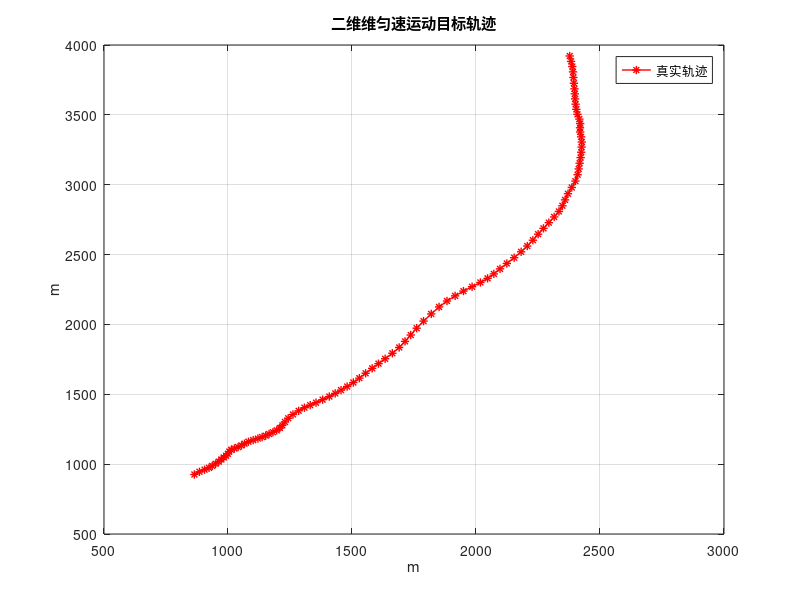

Here is the MATLAB script that generated this plot:
%% 二维匀速CV运动目标轨迹       
clc;
clear all;
close all;
n=4; % state dimension : 6
T=1; % sample time.
N=100; %the runs atime，跟踪总时长
w_mu=[0,0]';
%% target model
q=3; % 目标运动学标准差，过程噪声
Qk=q^2*eye(2);% cov. of process noise
% state matrix
Fk= [1 T 0 0
     0 1 0 0
     0 0 1 T
     0 0 0 1 ]; %
Gk= [ T^2/2 0 
       T 0     
      0 T^2/2  
      0 T  ]; %
   
   
% 
%% define parameter
sV=zeros(n,N,1,1); % state
x=[1000,20,1000,20]';
P_0=diag([1e5,10^2,1e5, 10^2]); 

x0=mvnrnd(x,P_0); % 初始状态
%x0=(x+normrnd(0,0.001)')';
x=x0';
for k=1:N
   %% %%%%%%% target model %%%%%%%%%%%%%%%%%%%%
   %% 目标运动学模型(被跟踪目标建模)，匀速运动CV模型
    w=mvnrnd(w_mu',Qk)';%过程噪声方差
    x=Fk*x+Gk*w;
    sV(:,k,1,1)=x;

end
% 二维匀速CV运动目标轨迹 
ii=1:N;
figure
plot(sV(1,:,1,1),sV(3,:,1,1),'-*r','LineWidth',1)
grid on
xlabel('m');ylabel('m');
legend('真实轨迹')
title('二维维匀速运动目标轨迹')




